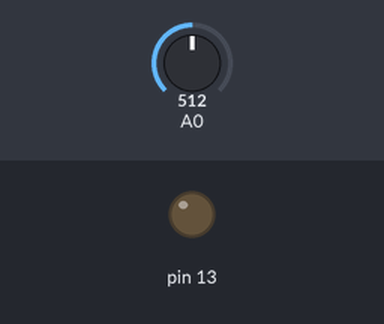
Recording of a sketch running on a simulated Arduino Uno, built with avr-gcc and run on an emulated ATmega328P. Shown: output pins drawn as LEDs (lit = HIGH). Inputs (shaded band) come from the test bench; at power-on: A0 = 512.

Above: at 1.2 s.
1.3 s: A0 set to 488
At 2.5 s:
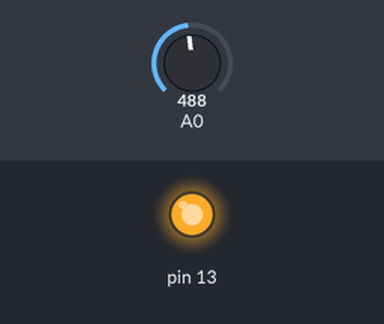
2.8 s: A0 set to 510
At 3.8 s:
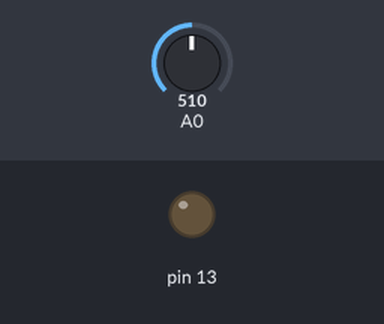
4.3 s: A0 set to 490
At 5.0 s:
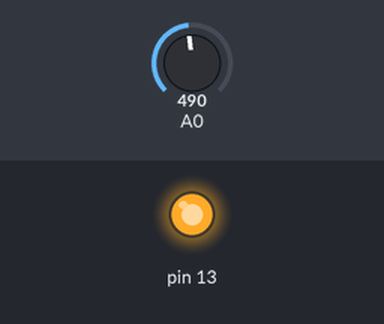
Timing chart, 0 to 7.3 s (numbered marks = the images above; inputs shaded):
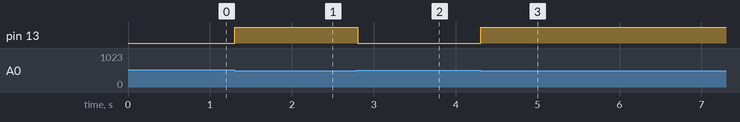

The sketch:

ldr.ino
```cpp
/***   Global variables   ***/

/***   Function declaration   ***/

void setup()
{
  //Analog sensor connected to A0
  pinMode(A0,INPUT);
  //Built-in LED connected to pin 13
  pinMode(13,OUTPUT);
}


void loop()
{
    if (analogRead(A0) <= 500) {
      digitalWrite(13,HIGH);
     }else {
      digitalWrite(13,LOW);
     }
    delay(100);

}

/***   Function definition   ***/
```

Measured:
- the behaviour switches between 501 and 500 on A0 (found by bisection; images 0 and 1)
- after the input at 1.3 s, pin 13: LOW → HIGH at once
- after the input at 2.8 s, pin 13: HIGH → LOW at once
- after the input at 4.3 s, pin 13: LOW → HIGH at once
